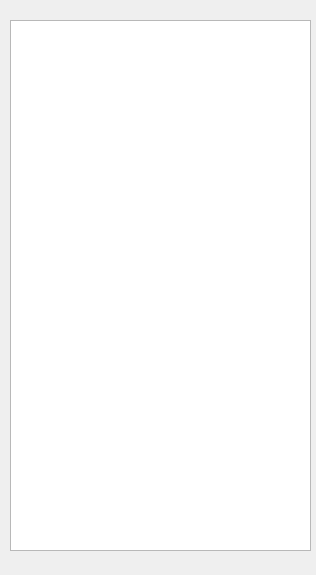
<?xml version="1.0" encoding="UTF-8"?>
<ui version="4.0">
 <class>PropertyWidget</class>
 <widget class="QWidget" name="PropertyWidget">
  <property name="geometry">
   <rect>
    <x>0</x>
    <y>0</y>
    <width>316</width>
    <height>575</height>
   </rect>
  </property>
  <property name="windowTitle">
   <string>Form</string>
  </property>
  <widget class="QTextEdit" name="textEdit">
   <property name="geometry">
    <rect>
     <x>10</x>
     <y>20</y>
     <width>301</width>
     <height>531</height>
    </rect>
   </property>
  </widget>
 </widget>
 <resources/>
 <connections/>
</ui>
